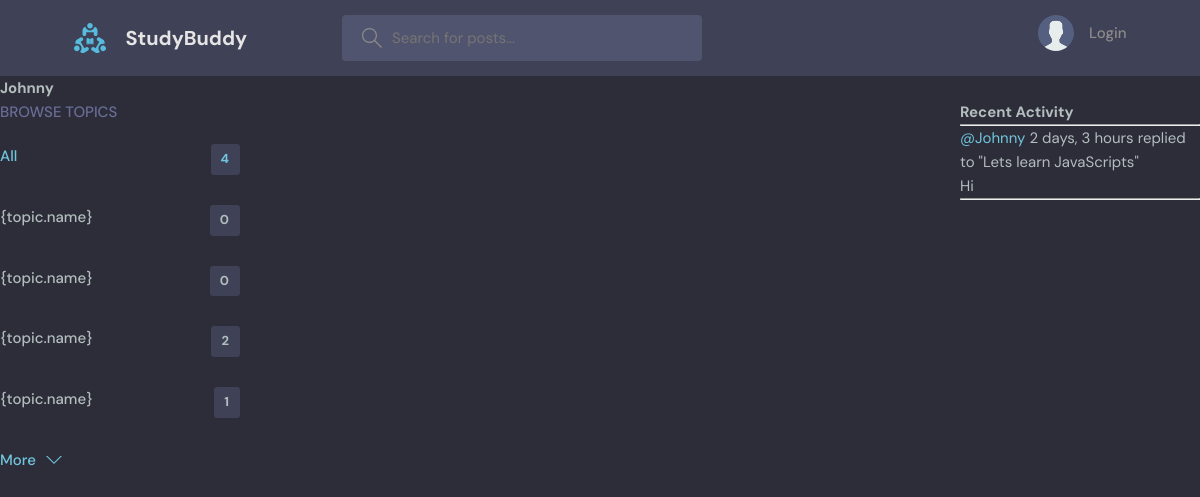
Before: /profile/2/ with the older database file.
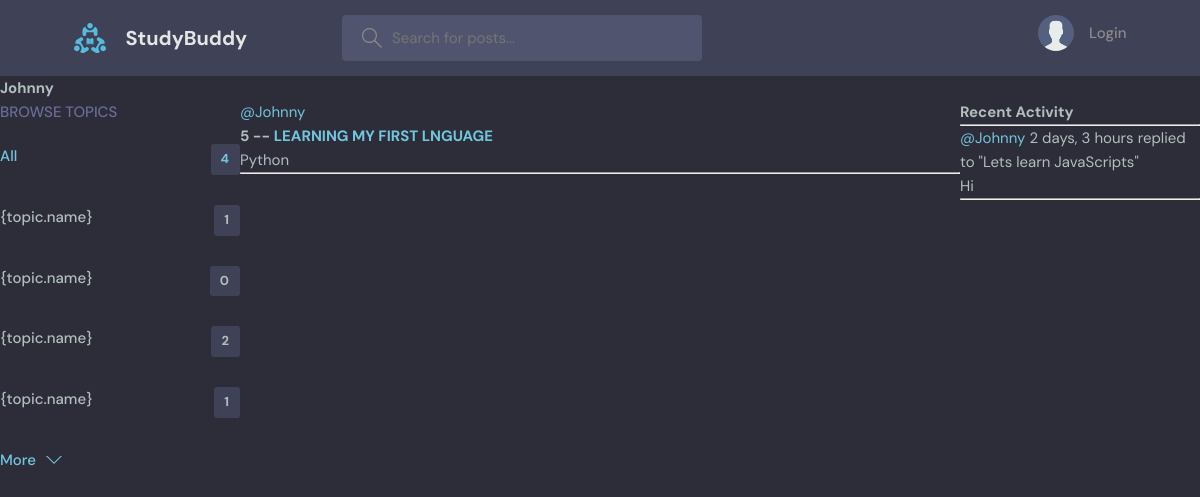
After: the same page with the newer database file.
### base/models.py (models this page shows, shortened)
class Topic(models.Model):
    name = models.CharField(max_length=200)

class Message(models.Model):
    user = models.ForeignKey(User, on_delete=models.CASCADE)
    room = models.ForeignKey(Room, on_delete=models.CASCADE)
    body = models.TextField()
    updated = models.DateTimeField(auto_now=True)
    created = models.DateTimeField(auto_now_add=True)
    class Meta:
        ordering = ['-updated', '-created']
    def __str__(self):
        return self.body[0:50]

class Room(models.Model):
    host = models.ForeignKey(User, on_delete=models.SET_NULL, null=True)
    topic = models.ForeignKey(Topic, on_delete=models.SET_NULL, null=True)
    name = models.CharField(max_length=200)
    description = models.TextField(null=True, blank=True)
    participants = models.ManyToManyField(User, related_name='participants', blank=True)
    updated = models.DateTimeField(auto_now=True)
    created = models.DateTimeField(auto_now_add=True)
    class Meta:
        ordering = ['-updated', '-created']
    def __str__(self):
        return self.name

### base/views.py (the view)
# urls.py: path('profile/<str:pk>/', views.userProfile, name='user-profile'),
def userProfile(request, pk):
    user = User.objects.get(id=pk)
    rooms = user.room_set.all()
    room_messages = user.message_set.all()
    topics = Topic.objects.all()
    context = {'user': user, 'rooms': rooms,
            'room_messages': room_messages, 'topics': topics}
    return render(request, 'base/profile.html', context)

### base/templates/base/profile.html (shortened to what this page needs)
{% extends 'main.html' %}
{% block content %}
<h1>{{user.username}}</h1>
<div class="profile-container">
    <div>
        {% include 'base/topics_component.html' %}
    </div>
    <div>
        {% include 'base/feed_component.html' %}
    </div>
    <div>
        {% include 'base/activity_component.html' %}
    </div>
</div>
{% endblock content %}

### base/templates/base/topics_component.html
<div class="topics">
    <div class="topics__header">
      <h2>Browse Topics</h2>
    </div>
    <ul class="topics__list">
      <li>
        <a href="{% url 'home' %}" class="active">All <span>{{topics.count}}</span></a>
      </li>
      {% for topic in topics %}
      <li>
        <a href="{% url 'home' %}?q={{topic.name}}">{topic.name}<span>{{topic.room_set.count}}</span></a>
      </li>
      {% endfor %}
    </ul>
    <a class="btn btn--link" href="topics.html">
      More
      <svg version="1.1" xmlns="http://www.w3.org/2000/svg" width="32" height="32" viewBox="0 0 32 32">
        <title>chevron-down</title>
        <path d="M16 21l-13-13h-3l16 16 16-16h-3l-13 13z"></path>
      </svg>
    </a>
  </div>

### base/templates/base/feed_component.html (shortened to what this page needs)
{% for room in rooms %}
<div>
    <a href="{% url 'user-profile' room.host.id %}">@{{room.host.username}}</a>
    <h5>{{room.id}} -- <a href="{% url 'room' room.id %}">{{room.name}}</a></h5>
    <small>{{room.topic.name}}</small>
    <hr>
</div>
{% endfor %}

### base/templates/base/activity_component.html (shortened to what this page needs)
<h3>Recent Activity</h3>
<hr>
{% for message in room_messages %}
<div>
    <small><a href="{% url 'user-profile' message.user.id %}">@{{message.user}}</a> {{message.created|timesince}}</small>
    <small>replied to "{{message.room}}"</small>
    <p>{{message}}</p>
    <hr>
</div>
{% endfor %}

Changed rows visible on the page:
computed for Topic (number 1 of 4 on the later page): room_set.count "0" → "1"
added Room: host.username "Johnny", id "5", name "LEARNING MY FIRST LNGUAGE", topic.name "Python"
